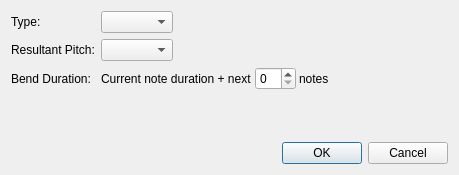
<?xml version="1.0" encoding="UTF-8"?>
<ui version="4.0">
 <class>TremoloBarDialog</class>
 <widget class="QDialog" name="TremoloBarDialog">
  <property name="windowModality">
   <enum>Qt::WindowModal</enum>
  </property>
  <property name="geometry">
   <rect>
    <x>0</x>
    <y>0</y>
    <width>459</width>
    <height>175</height>
   </rect>
  </property>
  <property name="windowTitle">
   <string>Tremolo Bar</string>
  </property>
  <property name="modal">
   <bool>true</bool>
  </property>
  <layout class="QVBoxLayout" name="verticalLayout">
   <item>
    <layout class="QFormLayout" name="formLayout">
     <property name="fieldGrowthPolicy">
      <enum>QFormLayout::FieldsStayAtSizeHint</enum>
     </property>
     <item row="0" column="0">
      <widget class="QLabel" name="typeLabel">
       <property name="text">
        <string>Type:</string>
       </property>
      </widget>
     </item>
     <item row="0" column="1">
      <widget class="QComboBox" name="typeComboBox"/>
     </item>
     <item row="1" column="0">
      <widget class="QLabel" name="pitchLabel">
       <property name="text">
        <string>Resultant Pitch:</string>
       </property>
      </widget>
     </item>
     <item row="1" column="1">
      <widget class="QComboBox" name="pitchComboBox"/>
     </item>
     <item row="2" column="0">
      <widget class="QLabel" name="durationLabel">
       <property name="text">
        <string>Bend Duration:</string>
       </property>
      </widget>
     </item>
     <item row="2" column="1">
      <layout class="QHBoxLayout" name="horizontalLayout">
       <property name="spacing">
        <number>3</number>
       </property>
       <item>
        <widget class="QLabel" name="currentDurationLabel">
         <property name="text">
          <string>Current note duration + next</string>
         </property>
        </widget>
       </item>
       <item>
        <widget class="QSpinBox" name="durationSpinBox"/>
       </item>
       <item>
        <widget class="QLabel" name="label">
         <property name="text">
          <string>notes</string>
         </property>
        </widget>
       </item>
      </layout>
     </item>
    </layout>
   </item>
   <item>
    <widget class="QDialogButtonBox" name="buttonBox">
     <property name="orientation">
      <enum>Qt::Horizontal</enum>
     </property>
     <property name="standardButtons">
      <set>QDialogButtonBox::Cancel|QDialogButtonBox::Ok</set>
     </property>
    </widget>
   </item>
  </layout>
 </widget>
 <resources/>
</ui>
